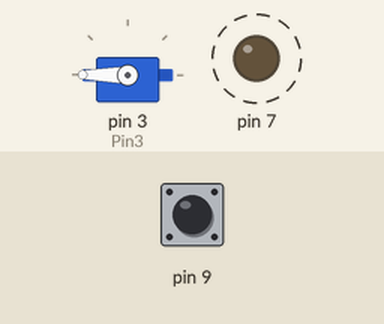
This sketch was run on a simulated Arduino Uno, built with avr-gcc and run on an emulated ATmega328P. Parts: servo, output pins drawn as LEDs (lit = HIGH). Dashed ring = blinking. Inputs (shaded band) come from the test bench; at power-on: pin 9 HIGH. What the sketch prints to the serial monitor is not drawn.

Above: at 1.27 s.
1.3 s: pin 9 pulled LOW for 3.2 s
At 1.43 s:
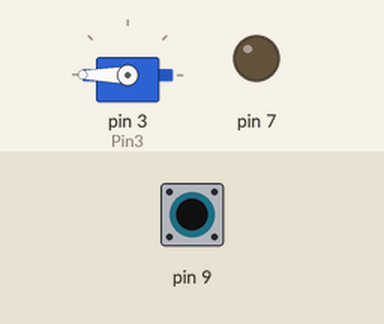
At 2.8 s:
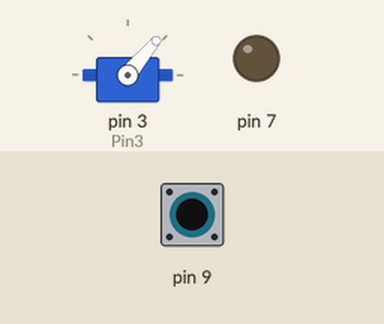
Timing chart, 0 to 12.0 s (numbered marks = the images above; inputs shaded):
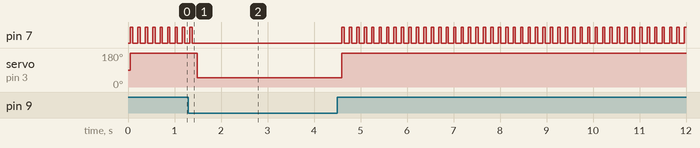

The sketch:

TesteMotor.ino
```cpp
#include <Servo.h>

Servo Pin3;
byte vl;

void setup() {
  // put your setup code here, to run once:
Serial.begin(9600);
 Pin3.attach(3);
 pinMode(9, INPUT_PULLUP);
 pinMode(7, OUTPUT);
}

void loop() {
  // put your main code here, to run repeatedly:

 vl = digitalRead(9);
Serial.print(vl);
delay(50);
 if(vl==HIGH){
    Serial.print(vl);
      Pin3.write(360);
      digitalWrite(7, HIGH);
      delay(50);
      digitalWrite(7, LOW);
      delay(60);
 } else{
    Pin3.write(50);
 }


}
```

Measured:
- after the input at 1.3 s, servo on pin 3 (Pin3): 180° → 50° after 0.19 s, → 180° 3.1 s later
